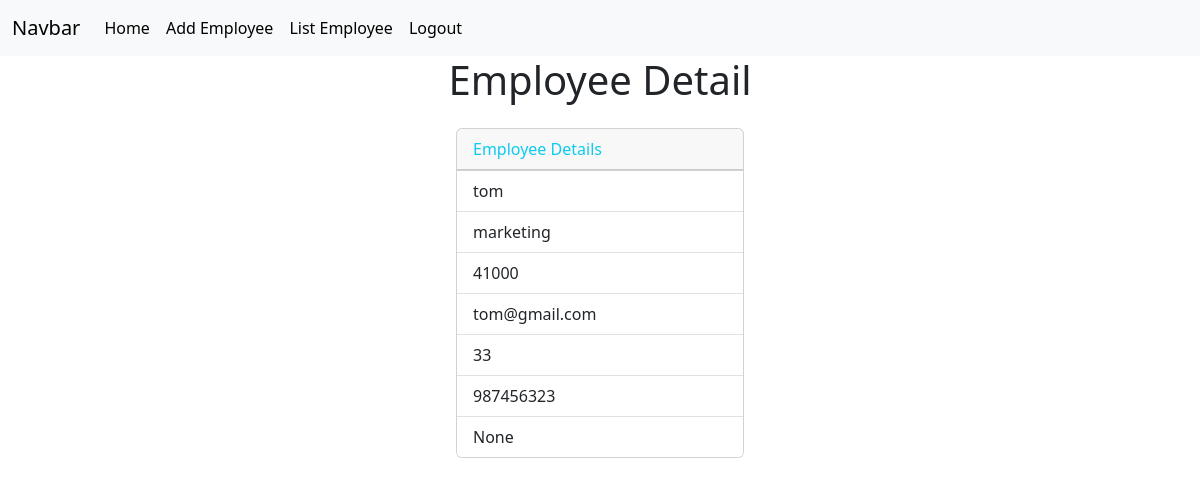
The app's page /employees/2 (signed in), older data.
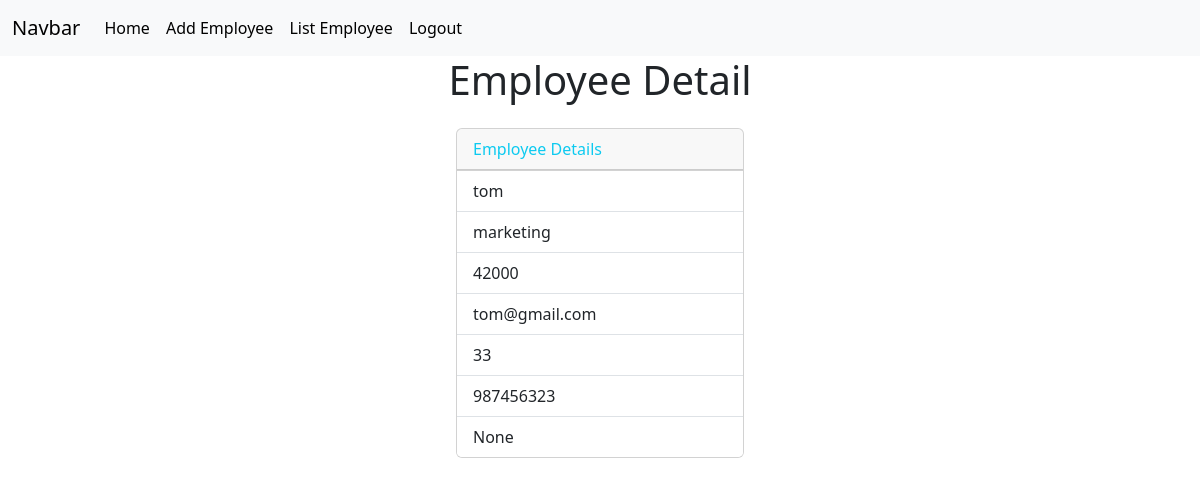
The same page, newer data.
### crm/models.py (models this page shows, shortened)
class Employees(models.Model):
    name=models.CharField(max_length=100)
    department=models.CharField(max_length=100)
    salary=models.PositiveIntegerField()
    email=models.EmailField(unique=True)
    age=models.PositiveIntegerField()
    contact=models.CharField(null=True,max_length=10,)
    profile_pic=models.ImageField(upload_to="images",null=True,blank=True) #{null used for databse},{blankis for form}
    dob=models.DateField(null=True,blank=True)

### crm/views.py (the view)
# urls.py: path('employees/<int:pk>',views.EmployeeDetailView.as_view(),name="emp-details"),
@method_decorator(signin_required,name="dispatch")
class EmployeeDetailView(View):
    def get(self,request,*args,**kwargs):
        id=kwargs.get("pk")
        qs=Employees.objects.get(id=id)
        return render(request,"emp_detail.html",{"data":qs})

### crm/views.py (called while the page is built)
def signin_required(fn):
    def wrapper(request,*args,**kwargs):
        if not request.user.is_authenticated:
            messages.error(request,"Invalid Session")
            return redirect("signin")
        else:
            return fn(request,*args,**kwargs)
    return wrapper

### crm/templates/emp_detail.html (shortened to what this page needs)
{%extends 'base.html'%}
{%block body_block%}
<h1 class="text-center mb-4">Employee Detail</h1>
<div class="container d-flex justify-content-center">
    <div>
        <div class="card" style="width: 18rem;">
            <div class="card-header text-info">
              Employee Details
            </div>
            <ul class="list-group list-group-flush">
              <li class="list-group-item">{{data.name}}</li>
              <li class="list-group-item">{{data.department}}</li>
              <li class="list-group-item">{{data.salary}}</li>
              <li class="list-group-item">{{data.email}}</li>
              <li class="list-group-item">{{data.age}}</li>
              <li class="list-group-item">{{data.contact}}</li>
              <li class="list-group-item">{{data.dob}}</li>
            </ul>
        </div>
    </div>
</div>
{%endblock%}

Row changes from the older to the newer data that the page shows:
changed Employees "tom": salary "41000" → "42000"
